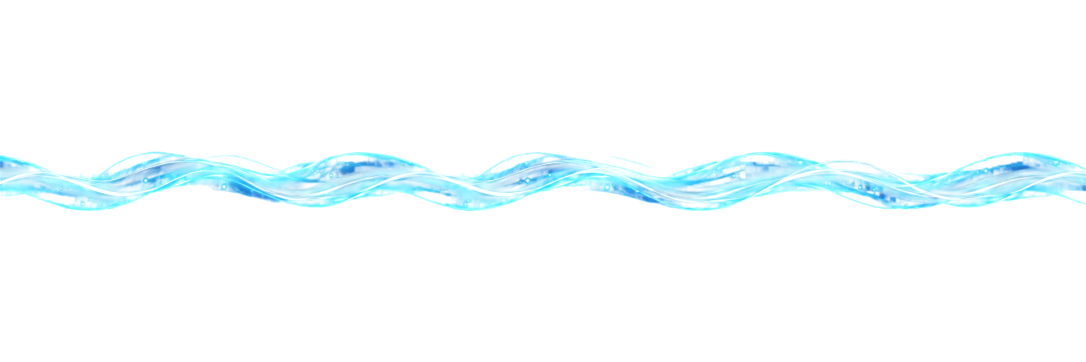
#> input picture source/estes/tether_art_original.png, 2172 x 724 px (shown at 1/2 size)
$ python prepare_estes_tether_assets.py
#> lines starting #> are read from the running program, lines starting #| are printed output that depends on the picture; after the words box and inside, x2 and y2 are one past the last pixel; in counts of white or black regions, pixels touching at a corner belong together
#!/usr/bin/env python3
"""Build TFM2-ready directional tether sprite frames from the supplied Estes art."""
from pathlib import Path
from PIL import Image
import json
import numpy as np

ROOT = Path(__file__).resolve().parents[1]
SOURCE = ROOT / "source/estes/tether_art_original.png"
EFFECTS = ROOT / "effects"
SHEET_OUT = EFFECTS / "estes_link_wire#sheet.png"
FANIM_OUT = EFFECTS / "estes_link_wire#anim.fanim"
TILE_OUT = ROOT / "source/estes/tether_art_repeat_tile.png"

# This crop of the source has a naturally matching wave at its edges. Feather
# only the boundary pixels in premultiplied alpha to avoid a visible hard join.
x0, period = 904, 900
y0, y1 = 292, 434
feather = 28


def premul_rgba(image: Image.Image) -> np.ndarray:
    arr = np.asarray(image.convert("RGBA"), dtype=np.float32) / 255.0
    arr[:, :, :3] *= arr[:, :, 3:4]
    return arr


def unpremul_image(arr: np.ndarray) -> Image.Image:
    alpha = arr[:, :, 3:4]
    rgb = np.divide(arr[:, :, :3], alpha, out=np.zeros_like(arr[:, :, :3]), where=alpha > 1e-6)
    rgba = np.concatenate((np.clip(rgb, 0, 1), np.clip(alpha, 0, 1)), axis=2)
    return Image.fromarray(np.round(rgba * 255).astype(np.uint8), "RGBA")


def resize_premul(image: Image.Image, size: tuple[int, int]) -> Image.Image:
    arr = premul_rgba(image)
    channels = []
    for c in range(4):
        plane = Image.fromarray(np.clip(arr[:, :, c] * 255, 0, 255).astype(np.uint8), "L")
        channels.append(np.asarray(plane.resize(size, Image.Resampling.LANCZOS), dtype=np.float32) / 255.0)
    resized = np.stack(channels, axis=2)
    return unpremul_image(resized)


source = Image.open(SOURCE).convert("RGBA")
#> source is the input picture: PIL image 2172x724 RGBA; mean R, G, B, A 12.7, 23.6, 26.1, 16.9
if source.size != (2172, 724):
    raise SystemExit(f"Unexpected source dimensions: {source.size}")
arr = premul_rgba(source.crop((x0, y0, x0 + period, y1)))
#> in premul_rgba, `arr[:, :, :3] *= arr[:, :, 3:4]`:
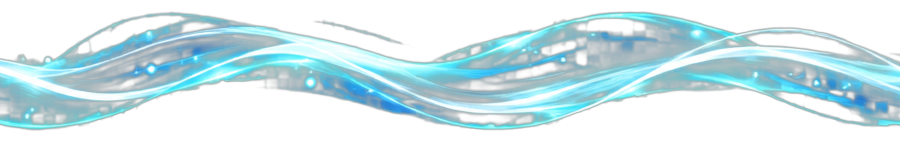
#> arr: shape (142, 900, 4) float32; mean R, G, B, A 0.181, 0.306, 0.334, 0.34; transparent parts drawn white
edge = (arr[:, 0, :] + arr[:, -1, :]) * 0.5
#> edge = 142 rows, first 6: [0, 0, 0, 0], [0, 0, 0, 0], [0, 0, 0, 0], [0, 0, 0, 0], [0, 0, 0, 0], [0, 0, 0, 0]
for i in range(feather):
    w = 1.0 - i / feather
    arr[:, i, :] = arr[:, i, :] * (1.0 - w) + edge * w
    j = period - 1 - i
    arr[:, j, :] = arr[:, j, :] * (1.0 - w) + edge * w
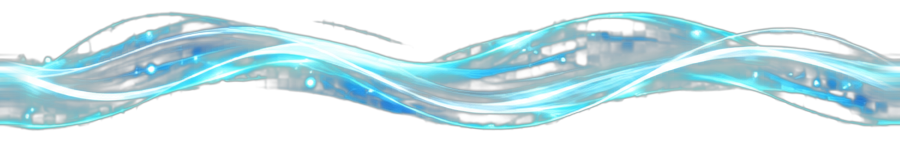
#> arr: shape (142, 900, 4) float32; 3.37% of pixels changed, all inside (x1, y1, x2, y2) = (0, 49, 900, 131); transparent parts drawn white
arr[:, 0, :] = edge
arr[:, -1, :] = edge
tile = unpremul_image(arr)
#> in unpremul_image, `rgb = np.divide(arr[:, :, :3], alpha, out=np.zeros_like(arr[:, :, :3])..`:
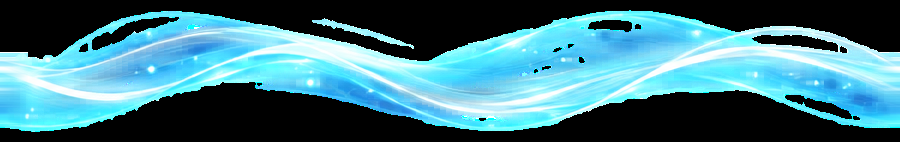
#> rgb: shape (142, 900, 3) float32; mean R, G, B 0.262, 0.474, 0.522
TILE_OUT.parent.mkdir(parents=True, exist_ok=True)
tile.save(TILE_OUT)

# Match Fanny's known 48x48 directional sprite convention. The original beam
# is downsampled as a thin horizontal band, then rotated into 12 15-degree bins.
strip = resize_premul(tile, (48, 8))
#> the loop in resize_premul, `for c in range(4):` made 4 passes
#> pass 1, in resize_premul, `plane = Image.fromarray(np.clip(arr[:, :, c] * 255, 0, 255).astype(np...`:
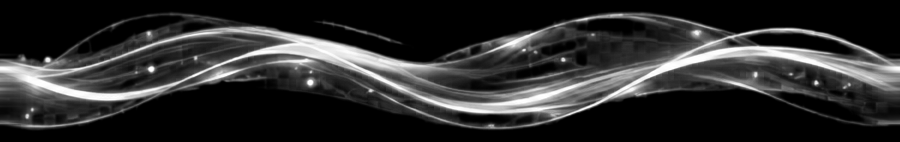
#> plane: PIL image 900x142 L; min 0, max 255, mean 45.8
#> pass 2, in resize_premul, `plane = Image.fromarray(np.clip(arr[:, :, c] * 255, 0, 255).astype(np...`:
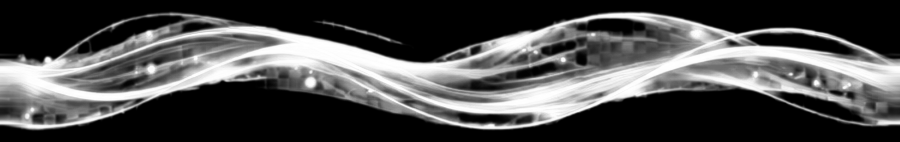
#> plane: PIL image 900x142 L; min 0, max 255, mean 77.6
#> after the loop in resize_premul, `for c in range(4):`: channels = 4 items
base = Image.new("RGBA", (48, 48), (0, 0, 0, 0))
#> base: PIL image 48x48 RGBA; every value is 0
base.alpha_composite(strip, (0, 20))
sheet = Image.new("RGBA", (48 * 12, 48), (0, 0, 0, 0))
#> sheet: PIL image 576x48 RGBA; every value is 0
anims = {}
for bucket in range(12):
    angle = bucket * 15
    frame = base.rotate(-angle, resample=Image.Resampling.BICUBIC, expand=False)
    sheet.alpha_composite(frame, (bucket * 48, 0))
    anims[f"wire_{bucket}"] = {"frames": [{"duration": 0.05, "data": {
        "x": bucket * 48, "y": 0, "w": 48, "h": 48
    }}]}
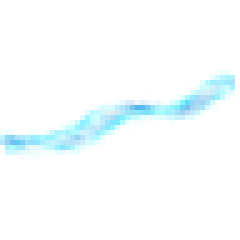
#> frame: PIL image 48x48 RGBA (shown 5 times larger); mean R, G, B, A 16.6, 30.6, 33.6, 14.8; transparent parts drawn white
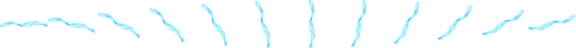
#> sheet: PIL image 576x48 RGBA; mean R, G, B, A 16.5, 30.6, 33.3, 14.7; transparent parts drawn white
#> after the loop, anims = 12 items
SHEET_OUT.parent.mkdir(parents=True, exist_ok=True)
sheet.save(SHEET_OUT)
FANIM_OUT.write_text(json.dumps({"anims": anims}, separators=(",", ":")) + "\n")
print(f"Wrote {SHEET_OUT} ({sheet.size})")
#| Wrote effects/estes_link_wire#sheet.png ((576, 48))
print(f"Wrote {FANIM_OUT}")
print(f"Wrote {TILE_OUT} ({tile.size})")
#| Wrote source/estes/tether_art_repeat_tile.png ((900, 142))

$ run again, with source/estes/estes-basickattackprojectile.png copied over source/estes/tether_art_original.png
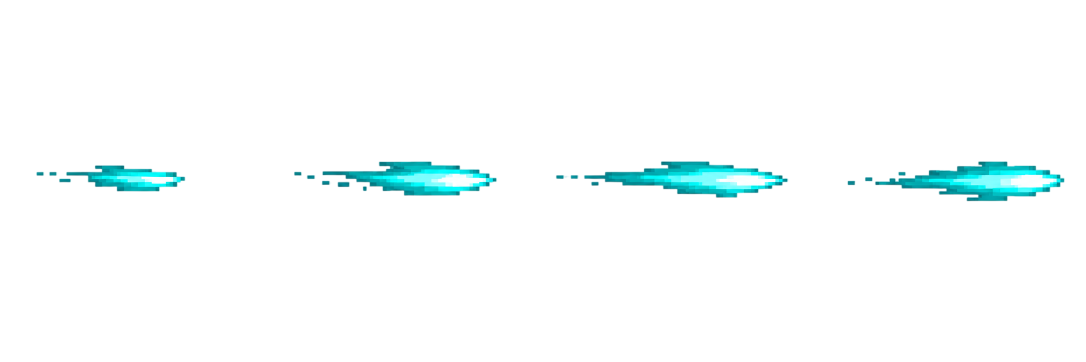
#> input picture source/estes/estes-basickattackprojectile.png, 2172 x 724 px (shown at 1/2 size)
#> source is the input picture: PIL image 2172x724 RGBA; mean R, G, B, A 1.7, 7.7, 7.9, 8.9
#> edge = 142 rows, first 6: [0, 0, 0, 0], [0, 0, 0, 0], [0, 0, 0, 0], [0, 0, 0, 0], [0, 0, 0, 0], [0, 0, 0, 0]
#> after the loop `for i in range(feather):`:
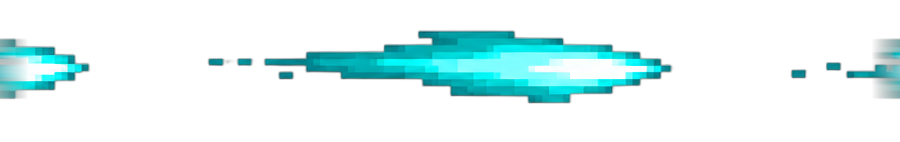
#> arr: shape (142, 900, 4) float32; mean R, G, B, A 0.0353, 0.127, 0.129, 0.16; transparent parts drawn white
#> after the loop in resize_premul, `for c in range(4):`: channels = 4 items
#> after the loop `for bucket in range(12):`:
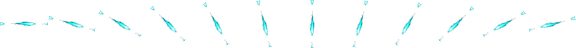
#> sheet: PIL image 576x48 RGBA; mean R, G, B, A 2, 12.1, 13, 6.9; transparent parts drawn white
#> after the loop `for bucket in range(12):`: anims = 12 items
#| Wrote effects/estes_link_wire#sheet.png ((576, 48))
#| Wrote source/estes/tether_art_repeat_tile.png ((900, 142))
